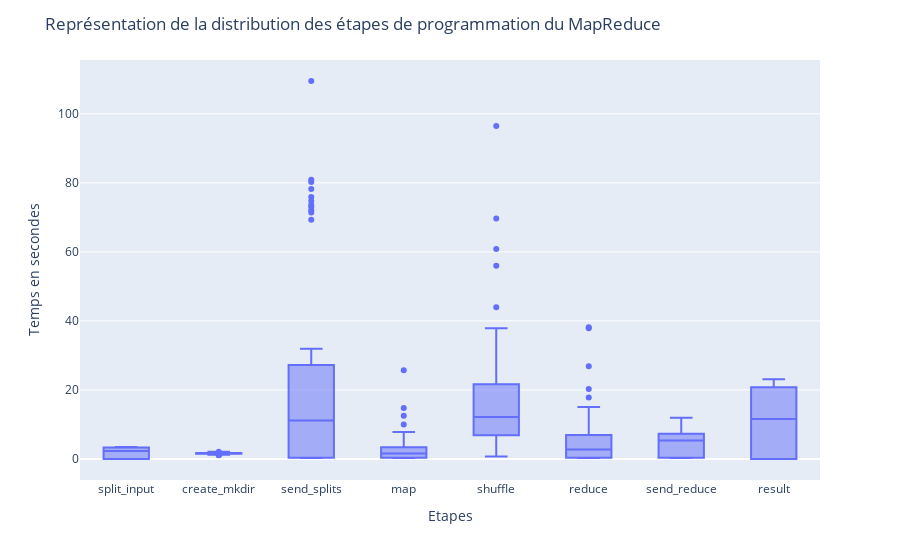

Notebook code cell kept with this figure:
### Code cell
fig = px.box(steps.melt(), y="value", x="variable")
fig.update_layout(title='Représentation de la distribution des étapes de programmation du MapReduce',
                  xaxis_title='Etapes',
                  yaxis_title='Temps en secondes')
fig.show()

### Figure 1 — Plotly figure (JSON) as saved in the notebook; plotly's stock layout.template omitted (floating-point values rounded to 4 significant figures; data arrays with more than 128 entries replaced by an {"elided": "..."} marker saying what was removed)
{"data": [{"alignmentgroup": "True", "hovertemplate": "variable=%{x}<br>value=%{y}<extra></extra>", "legendgroup": "", "marker": {"color": "#636efa"}, "name": "", "notched": false, "offsetgroup": "", "orientation": "v", "showlegend": false, "x": {"elided": "696 str values"}, "x0": " ", "xaxis": "x", "y": {"elided": "696 float values"}, "y0": " ", "yaxis": "y", "type": "box"}], "layout": {"xaxis": {"anchor": "y", "domain": [0.0, 1.0], "title": {"text": "Etapes"}}, "yaxis": {"anchor": "x", "domain": [0.0, 1.0], "title": {"text": "Temps en secondes"}}, "legend": {"tracegroupgap": 0}, "margin": {"t": 60}, "boxmode": "group", "title": {"text": "Représentation de la distribution des étapes de programmation du MapReduce"}}}
